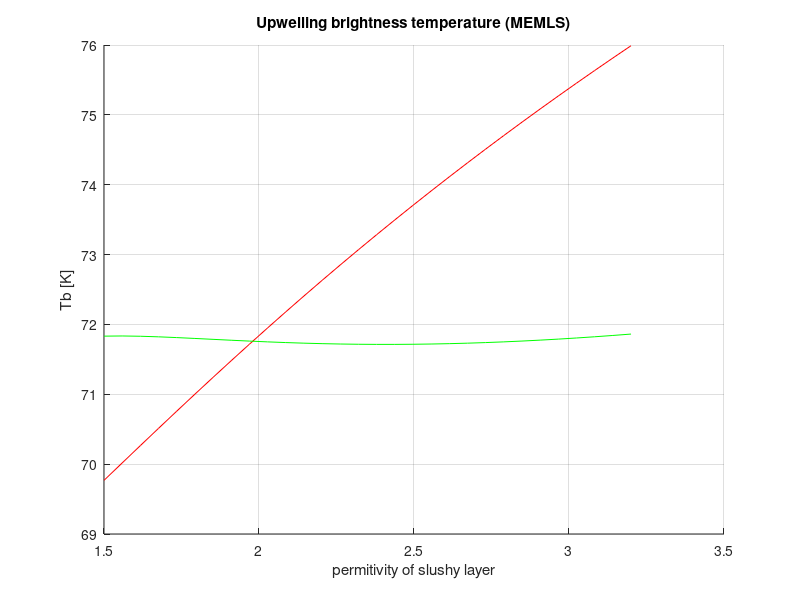

MATLAB code to generate this figure:
function[] = epstune6m ()
 epsi1 = 1.4;
 epsii1 = 0.01;
 epsi_step =30;
 epsi2 = linspace(1.5,3.2,epsi_step);
 epsii2 = 0.02;
 epsi3 = 3.2;
 epsii3 = 0.2;
  c = 2.99793;
  % frq = dlmread ('Freq-Memls-in.txt');
  freq = 6.9;    
  lamd=c/(10*freq);

  
  d1 = 0.2 ; % [m]
  d2 = 0.05; % [m]
  T_sky = 0;
  
  T_snow = 250;
  T_slushy = 260;
  T_ice = 264;

  for n = 1:epsi_step
    theta4 = 55/180*pi;
    theta3 = asin(sin(theta4)/sqrt(epsi1));
    theta2 = asin(sin(theta4)/sqrt(epsi2(n)));
    theta1 = asin(sin(theta4)/sqrt(epsi3));
    n4 = 1 ;
    n3 = sqrt(epsi1);
    n2 = sqrt(epsi2(n));
    n1 = sqrt(epsi3);
    
    Rh3(n) = (n1*cos(theta4)-n2*cos(theta3))/(n1*cos(theta4)+n2* ...
                                              cos(theta3));
    Rh3(n) = Rh3(n)*Rh3(n);
    Rv3(n) = (n2*cos(theta4)-n1*cos(theta3))/(n2*cos(theta4)+n1* ...
                                              cos(theta3));
    Rv3(n) = Rv3(n)*Rv3(n);
    Rh2(n) = (n2*cos(theta3)-n3*cos(theta2))/(n2*cos(theta3)+n3* ...
                                              cos(theta2));
    Rh2(n) = Rh2(n)*Rh2(n);
    Rv2(n) = (n3*cos(theta3)-n2*cos(theta2))/(n3*cos(theta3)+n2* ...
                                              cos(theta2));
    Rv2(n) = Rv2(n)*Rv2(n);
    
    Rh1(n) = (n3*cos(theta2)-n4*cos(theta1))/(n3*cos(theta2)+n4* ...
                                              cos(theta1));
    Rh1(n) = Rh1(n)*Rh1(n);
    Rv1(n) = (n4*cos(theta2)-n3*cos(theta1))/(n4*cos(theta2)+n3* ...
                                              cos(theta1));
    Rv1(n) = Rv1(n)*Rv1(n);
    
    t2(n) =exp(-4*pi/lamd*(imag(sqrt(epsi1+i*epsii1)))*d1* ...
            abs(sec(theta3)));
    e2(n) = 1- t2(n);
    
    t1(n) =exp(-4*pi/lamd*(imag(sqrt(epsi2(n)+i*epsii2)))*d2* ...
            abs(sec(theta2)));
    e1(n) = 1-t1(n);
    
       rsah(n) = Rh2(n) + (1-Rh2(n))^2*Rh3(n)*t2(n)^2/(1-Rh2(n)*Rh3(n));
     rsav(n) = Rv2(n) + (1-Rv2(n))^2*Rv3(n)*t2(n)^2/(1-Rv2(n)*Rv3(n));
%     rsah(n) = Rh2(n) + (1-Rh2(n))^2*Rh3(n)/(1-Rh2(n)*Rh3(n));
%     rsav(n) = Rv2(n) + (1-Rv2(n))^2*Rv3(n)/(1-Rv2(n)*Rv3(n));
M1_h = 0;
M1_v = 0;
M2_h = [t1(n)*Rh2(n),0;0,t2(n)*Rh3(n)];
M2_v = [t1(n)*Rv2(n),0;0,t2(n)*Rv3(n)];
M3_h = [t1(n)*Rh1(n),0;0,t2(n)*Rh2(n)];
M3_v = [t1(n)*Rv1(n),0;0,t2(n)*Rv2(n)];
M4_h = 0;
M4_v = 0;
E_h = [e1(n)*T_slushy;e2(n)*T_snow];
E_v =  [e1(n)*T_slushy;e2(n)*T_snow];
F_h = [e1(n)*T_slushy+t1(n)*(1-Rh1(n))*T_ice;e2(n)*T_snow];
F_v = [e1(n)*T_slushy+t1(n)*(1-Rv1(n))*T_ice;e2(n)*T_snow];
I = eye(2);
M5_h = M3_h * (inv(I - M1_h) * M2_h) + M4_h;
M5_v = M3_v * (inv(I - M1_v) * M2_v) + M4_v;
D_h = inv(I - M5_h) * (M3_h * inv(I - M1_h) * E_h + F_h);
D_v = inv(I - M5_v) * (M3_v * inv(I - M1_v) * E_v + F_v);

Tbh(n) = (1-Rh1(n))*D_h(2);
Tbv(n) = (1-Rv1(n))*D_v(2);
    
  end
  
  
  figure
    hold on 
    grid on
    plot(epsi2,Tbv,'r');
    plot(epsi2,Tbh,'g');
  title('Upwelling brightness temperature (MEMLS)');
xlabel('permitivity of slushy layer');
ylabel('Tb [K]')


